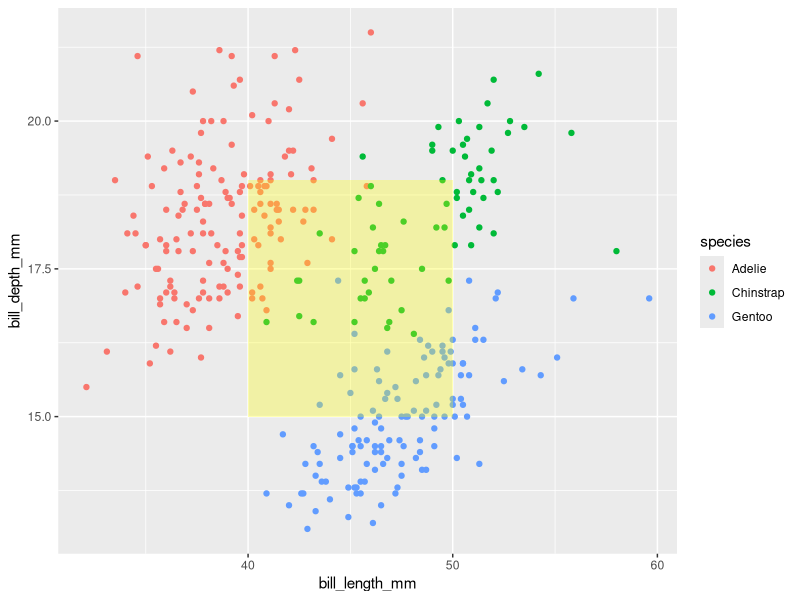
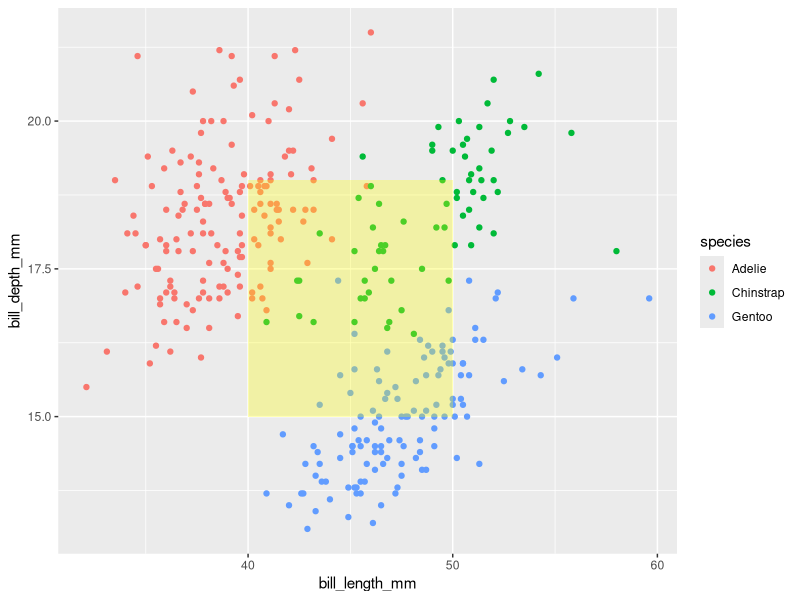

Here is the R script that generated these plots, in order:

            library(ggplot2)
            library(palmerpenguins)
            built_answer <- tryCatch(
                {
                    set.seed(42)
                    ggplot(penguins, aes(x = bill_length_mm, y = bill_depth_mm, colour = species)) + geom_point() + annotate("rect", xmin = 40, xmax = 50, ymin = 15, ymax = 19, fill = "yellow", alpha = 0.3)
                    suppressWarnings(
                        if (!file.exists("/sandbox/figures/bill-length_bill-depth_scatter_annotate_rect_answer.png")) {
                            ggsave(
                                width = 3,
                                height = 3,
                                "/sandbox/figures/bill-length_bill-depth_scatter_annotate_rect_answer.png"
                            )
                        }
                    )
                    suppressWarnings(
                        ggplot_build(last_plot())
                    )
                },
                error = function(e) {
                    'ERROR'
                }
            )
            built_submission <- tryCatch(
                {
                    set.seed(42)
                    ggplot(penguins, aes(x = bill_length_mm, y = bill_depth_mm, color = species)) +
  geom_point() +
  annotate("rect", xmin = 40, xmax = 50, ymin = 15, ymax = 19, fill = "yellow", alpha = 0.3)
                    suppressWarnings(
                        ggsave(
                            width = 3,
                            height = 3,
                            "figures/bill-length_bill-depth_scatter_annotate_rect_submission_ministral.png"
                        )
                    )
                    suppressWarnings(
                        ggplot_build(last_plot())
                    )
                },
                error = function(e) {
                    'ERROR'
                }
            )
            cat(isTRUE(all.equal(built_answer, built_submission)))
        
